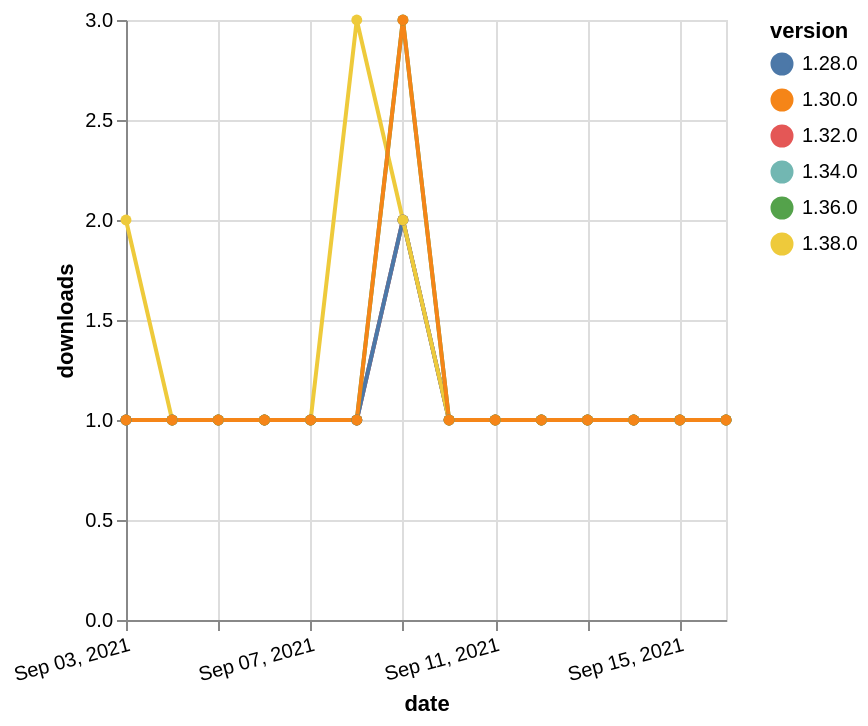

Write a Vega-Lite specification for this figure.
### Vega-Lite specification from a JSON file in a GitHub repository (floating-point values rounded to 4 significant figures)
{"$schema": "https://vega.github.io/schema/vega-lite/v5.json", "description": "A simple bar chart with embedded data.", "data": {"values": [{"date": "2021-09-03", "total": 151, "delta": 1, "version": "1.34.0"}, {"date": "2021-09-04", "total": 152, "delta": 1, "version": "1.34.0"}, {"date": "2021-09-05", "total": 153, "delta": 1, "version": "1.34.0"}, {"date": "2021-09-06", "total": 154, "delta": 1, "version": "1.34.0"}, {"date": "2021-09-07", "total": 155, "delta": 1, "version": "1.34.0"}, {"date": "2021-09-08", "total": 156, "delta": 1, "version": "1.34.0"}, {"date": "2021-09-09", "total": 158, "delta": 2, "version": "1.34.0"}, {"date": "2021-09-10", "total": 159, "delta": 1, "version": "1.34.0"}, {"date": "2021-09-11", "total": 160, "delta": 1, "version": "1.34.0"}, {"date": "2021-09-12", "total": 161, "delta": 1, "version": "1.34.0"}, {"date": "2021-09-13", "total": 162, "delta": 1, "version": "1.34.0"}, {"date": "2021-09-14", "total": 163, "delta": 1, "version": "1.34.0"}, {"date": "2021-09-15", "total": 164, "delta": 1, "version": "1.34.0"}, {"date": "2021-09-16", "total": 165, "delta": 1, "version": "1.34.0"}, {"date": "2021-09-03", "total": 184, "delta": 1, "version": "1.32.0"}, {"date": "2021-09-04", "total": 185, "delta": 1, "version": "1.32.0"}, {"date": "2021-09-05", "total": 186, "delta": 1, "version": "1.32.0"}, {"date": "2021-09-06", "total": 187, "delta": 1, "version": "1.32.0"}, {"date": "2021-09-07", "total": 188, "delta": 1, "version": "1.32.0"}, {"date": "2021-09-08", "total": 189, "delta": 1, "version": "1.32.0"}, {"date": "2021-09-09", "total": 191, "delta": 2, "version": "1.32.0"}, {"date": "2021-09-10", "total": 192, "delta": 1, "version": "1.32.0"}, {"date": "2021-09-11", "total": 193, "delta": 1, "version": "1.32.0"}, {"date": "2021-09-12", "total": 194, "delta": 1, "version": "1.32.0"}, {"date": "2021-09-13", "total": 195, "delta": 1, "version": "1.32.0"}, {"date": "2021-09-14", "total": 196, "delta": 1, "version": "1.32.0"}, {"date": "2021-09-15", "total": 197, "delta": 1, "version": "1.32.0"}, {"date": "2021-09-16", "total": 198, "delta": 1, "version": "1.32.0"}, {"date": "2021-09-03", "total": 236, "delta": 1, "version": "1.28.0"}, {"date": "2021-09-04", "total": 237, "delta": 1, "version": "1.28.0"}, {"date": "2021-09-05", "total": 238, "delta": 1, "version": "1.28.0"}, {"date": "2021-09-06", "total": 239, "delta": 1, "version": "1.28.0"}, {"date": "2021-09-07", "total": 240, "delta": 1, "version": "1.28.0"}, {"date": "2021-09-08", "total": 241, "delta": 1, "version": "1.28.0"}, {"date": "2021-09-09", "total": 243, "delta": 2, "version": "1.28.0"}, {"date": "2021-09-10", "total": 244, "delta": 1, "version": "1.28.0"}, {"date": "2021-09-11", "total": 245, "delta": 1, "version": "1.28.0"}, {"date": "2021-09-12", "total": 246, "delta": 1, "version": "1.28.0"}, {"date": "2021-09-13", "total": 247, "delta": 1, "version": "1.28.0"}, {"date": "2021-09-14", "total": 248, "delta": 1, "version": "1.28.0"}, {"date": "2021-09-15", "total": 249, "delta": 1, "version": "1.28.0"}, {"date": "2021-09-16", "total": 250, "delta": 1, "version": "1.28.0"}, {"date": "2021-09-03", "total": 119, "delta": 2, "version": "1.38.0"}, {"date": "2021-09-04", "total": 120, "delta": 1, "version": "1.38.0"}, {"date": "2021-09-05", "total": 121, "delta": 1, "version": "1.38.0"}, {"date": "2021-09-06", "total": 122, "delta": 1, "version": "1.38.0"}, {"date": "2021-09-07", "total": 123, "delta": 1, "version": "1.38.0"}, {"date": "2021-09-08", "total": 126, "delta": 3, "version": "1.38.0"}, {"date": "2021-09-09", "total": 128, "delta": 2, "version": "1.38.0"}, {"date": "2021-09-10", "total": 129, "delta": 1, "version": "1.38.0"}, {"date": "2021-09-11", "total": 130, "delta": 1, "version": "1.38.0"}, {"date": "2021-09-12", "total": 131, "delta": 1, "version": "1.38.0"}, {"date": "2021-09-13", "total": 132, "delta": 1, "version": "1.38.0"}, {"date": "2021-09-14", "total": 133, "delta": 1, "version": "1.38.0"}, {"date": "2021-09-15", "total": 134, "delta": 1, "version": "1.38.0"}, {"date": "2021-09-16", "total": 135, "delta": 1, "version": "1.38.0"}, {"date": "2021-09-03", "total": 179, "delta": 1, "version": "1.36.0"}, {"date": "2021-09-04", "total": 180, "delta": 1, "version": "1.36.0"}, {"date": "2021-09-05", "total": 181, "delta": 1, "version": "1.36.0"}, {"date": "2021-09-06", "total": 182, "delta": 1, "version": "1.36.0"}, {"date": "2021-09-07", "total": 183, "delta": 1, "version": "1.36.0"}, {"date": "2021-09-08", "total": 184, "delta": 1, "version": "1.36.0"}, {"date": "2021-09-09", "total": 187, "delta": 3, "version": "1.36.0"}, {"date": "2021-09-10", "total": 188, "delta": 1, "version": "1.36.0"}, {"date": "2021-09-11", "total": 189, "delta": 1, "version": "1.36.0"}, {"date": "2021-09-12", "total": 190, "delta": 1, "version": "1.36.0"}, {"date": "2021-09-13", "total": 191, "delta": 1, "version": "1.36.0"}, {"date": "2021-09-14", "total": 192, "delta": 1, "version": "1.36.0"}, {"date": "2021-09-15", "total": 193, "delta": 1, "version": "1.36.0"}, {"date": "2021-09-16", "total": 194, "delta": 1, "version": "1.36.0"}, {"date": "2021-09-03", "total": 343, "delta": 1, "version": "1.30.0"}, {"date": "2021-09-04", "total": 344, "delta": 1, "version": "1.30.0"}, {"date": "2021-09-05", "total": 345, "delta": 1, "version": "1.30.0"}, {"date": "2021-09-06", "total": 346, "delta": 1, "version": "1.30.0"}, {"date": "2021-09-07", "total": 347, "delta": 1, "version": "1.30.0"}, {"date": "2021-09-08", "total": 348, "delta": 1, "version": "1.30.0"}, {"date": "2021-09-09", "total": 351, "delta": 3, "version": "1.30.0"}, {"date": "2021-09-10", "total": 352, "delta": 1, "version": "1.30.0"}, {"date": "2021-09-11", "total": 353, "delta": 1, "version": "1.30.0"}, {"date": "2021-09-12", "total": 354, "delta": 1, "version": "1.30.0"}, {"date": "2021-09-13", "total": 355, "delta": 1, "version": "1.30.0"}, {"date": "2021-09-14", "total": 356, "delta": 1, "version": "1.30.0"}, {"date": "2021-09-15", "total": 357, "delta": 1, "version": "1.30.0"}, {"date": "2021-09-16", "total": 358, "delta": 1, "version": "1.30.0"}]}, "width": "container", "mark": {"type": "line", "point": {"filled": true}}, "encoding": {"x": {"field": "date", "type": "temporal", "timeUnit": "yearmonthdate", "title": "date", "axis": {"labelAngle": -15}}, "y": {"field": "delta", "type": "quantitative", "title": "downloads"}, "color": {"field": "version", "type": "nominal"}, "tooltip": {"field": "delta"}}}
